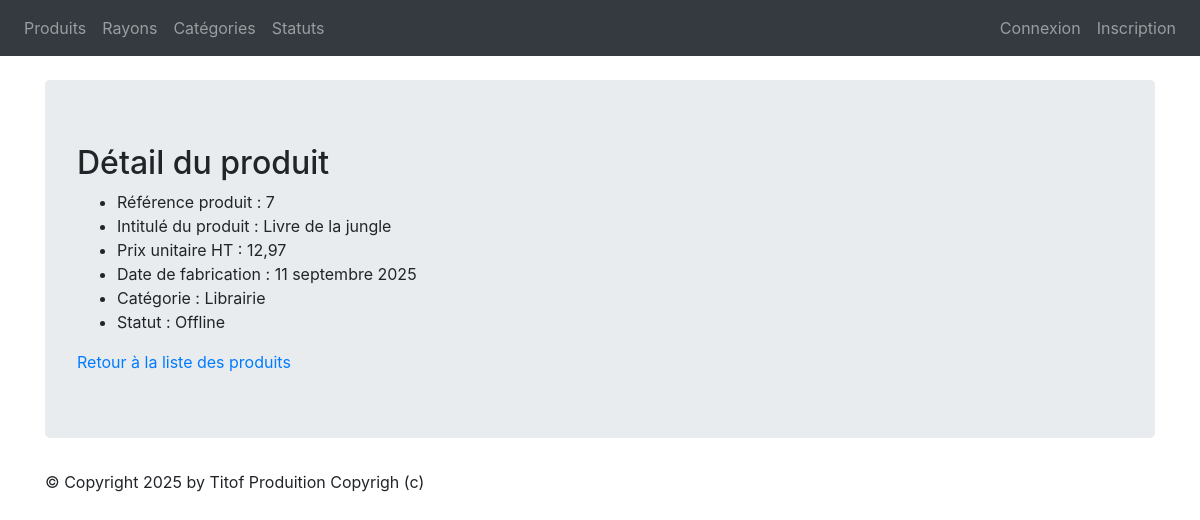
/monApp/produit/7/, run on the app's committed database.
### monApp/models.py (models this page shows, shortened)
class Produit(models.Model):
    refProd = models.AutoField(primary_key=True)
    intituleProd = models.CharField(max_length=200)
    prixUnitaireProd = models.DecimalField(max_digits=10, decimal_places=2)
    dateFabProd = models.DateField(default=date.today)
    categorie = models.ForeignKey(Categorie, on_delete=models.CASCADE, related_name="produits_categorie", null=True, blank=True)
    status = models.ForeignKey(Statut, on_delete=models.CASCADE, related_name="produits_status",null=True, blank=True)
    rayon = models.ForeignKey(Rayon, on_delete=models.CASCADE, related_name="produits_rayon",null=True, blank=True)

class Categorie(models.Model):
    idCat = models.AutoField(primary_key=True)
    nomCat = models.CharField(max_length=100)
    def __str__(self):
        return self.nomCat

class Statut(models.Model):
    idStatus = models.AutoField(primary_key=True)
    libelleStatus = models.CharField(max_length=100)
    def __str__(self):
        return self.libelleStatus

### monApp/views.py (the view)
# urls.py: path("produit/<pk>/",views.ProduitDetailView.as_view(), name="dtl_prdt"),
class ProduitDetailView(DetailView):
    model = Produit
    template_name = "detail_produit.html"
    context_object_name = "prdt"
    def get_context_data(self, **kwargs):
        context = super(ProduitDetailView, self).get_context_data(**kwargs)
        context['titremenu'] = "Détail du produit"
        return context

### monApp/templates/detail_produit.html
{% extends 'base.html' %}
{% block content %}
<h2>{{ titremenu }}</h2>
<ul>
    <li>Référence produit : {{ prdt.refProd }} </li>
    <li>Intitulé du produit : {{ prdt.intituleProd }} </li>
    <li>Prix unitaire HT : {{ prdt.prixUnitaireProd }} </li>
    <li>Date de fabrication : {{ prdt.dateFabProd }} </li>
    <li>Catégorie : {{ prdt.categorie }} </li>
    <li>Statut : {{ prdt.status }}</li>
</ul>
<a href="{% url 'lst_prdts' %}">Retour à la liste des produits</a>
{% endblock %}

### data on the page
Produit: refProd "7", intituleProd "Livre de la jungle", prixUnitaireProd "12,97", dateFabProd "11 septembre 2025", categorie "Librairie", status "Offline"

### other printed values
{{ titremenu }} "Détail du produit"
